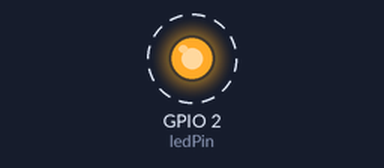
Simulated run of this sketch. Board: ESP32. On the bench: output pins drawn as LEDs (lit = HIGH). Dashed ring = blinking.

Above: at 0.2 s.
Timing chart, 0 to 3.0 s (numbered marks = the images above):
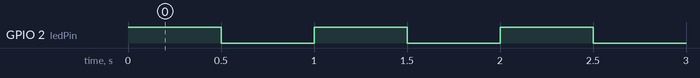

The sketch:

blink.ino
```cpp
#include <Arduino.h>

const int ledPin = 2; // Built-in LED pin on many ESP32 boards
const int interval = 500; // Delay in ms

void setup() {
  // Initialize digital pin as output
  pinMode(ledPin, OUTPUT);
}

void loop() {
  // Turn the LED on
  digitalWrite(ledPin, HIGH);
  delay(interval);

  // Turn the LED off
  digitalWrite(ledPin, LOW);
  delay(interval);
}
```

Measured:
- by itself, GPIO 2 (ledPin): alternates HIGH for 0.50 s and LOW for 0.50 s
